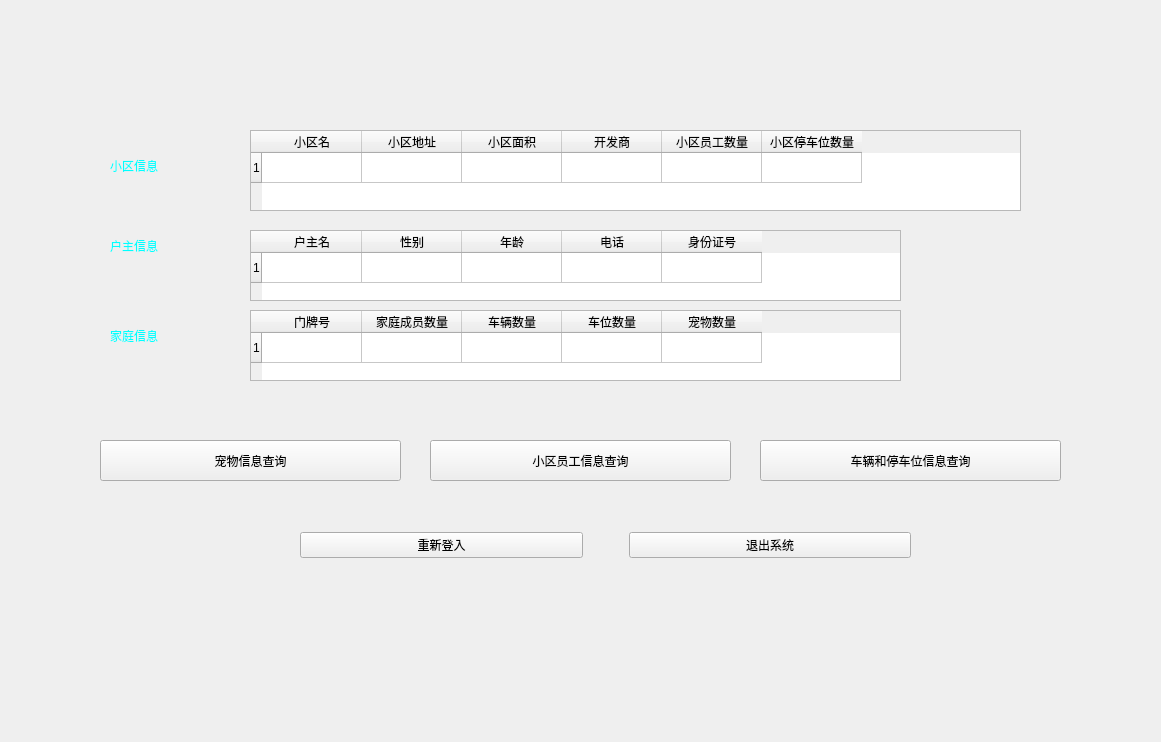
<?xml version="1.0" encoding="UTF-8"?>
<ui version="4.0">
 <class>Form</class>
 <widget class="QWidget" name="Form">
  <property name="geometry">
   <rect>
    <x>0</x>
    <y>0</y>
    <width>1161</width>
    <height>742</height>
   </rect>
  </property>
  <property name="minimumSize">
   <size>
    <width>1161</width>
    <height>742</height>
   </size>
  </property>
  <property name="maximumSize">
   <size>
    <width>1161</width>
    <height>742</height>
   </size>
  </property>
  <property name="windowTitle">
   <string>用户</string>
  </property>
  <property name="styleSheet">
   <string notr="true">#Form{border-image: url(:/background/background1.jpg);}</string>
  </property>
  <widget class="QTableWidget" name="tableWidget">
   <property name="geometry">
    <rect>
     <x>250</x>
     <y>130</y>
     <width>771</width>
     <height>81</height>
    </rect>
   </property>
   <property name="tabKeyNavigation">
    <bool>false</bool>
   </property>
   <property name="showDropIndicator" stdset="0">
    <bool>false</bool>
   </property>
   <property name="alternatingRowColors">
    <bool>true</bool>
   </property>
   <property name="selectionMode">
    <enum>QAbstractItemView::ExtendedSelection</enum>
   </property>
   <attribute name="verticalHeaderMinimumSectionSize">
    <number>30</number>
   </attribute>
   <row>
    <property name="text">
     <string>1</string>
    </property>
   </row>
   <column>
    <property name="text">
     <string>小区名</string>
    </property>
   </column>
   <column>
    <property name="text">
     <string>小区地址</string>
    </property>
   </column>
   <column>
    <property name="text">
     <string>小区面积</string>
    </property>
   </column>
   <column>
    <property name="text">
     <string>开发商</string>
    </property>
   </column>
   <column>
    <property name="text">
     <string>小区员工数量</string>
    </property>
   </column>
   <column>
    <property name="text">
     <string>小区停车位数量</string>
    </property>
   </column>
  </widget>
  <widget class="QTableWidget" name="tableWidget_2">
   <property name="geometry">
    <rect>
     <x>250</x>
     <y>230</y>
     <width>651</width>
     <height>71</height>
    </rect>
   </property>
   <property name="tabKeyNavigation">
    <bool>false</bool>
   </property>
   <property name="showDropIndicator" stdset="0">
    <bool>false</bool>
   </property>
   <property name="alternatingRowColors">
    <bool>true</bool>
   </property>
   <property name="selectionMode">
    <enum>QAbstractItemView::ExtendedSelection</enum>
   </property>
   <attribute name="verticalHeaderMinimumSectionSize">
    <number>30</number>
   </attribute>
   <row>
    <property name="text">
     <string>1</string>
    </property>
   </row>
   <column>
    <property name="text">
     <string>户主名</string>
    </property>
   </column>
   <column>
    <property name="text">
     <string>性别</string>
    </property>
   </column>
   <column>
    <property name="text">
     <string>年龄</string>
    </property>
   </column>
   <column>
    <property name="text">
     <string>电话</string>
    </property>
   </column>
   <column>
    <property name="text">
     <string>身份证号</string>
    </property>
   </column>
  </widget>
  <widget class="QTableWidget" name="tableWidget_3">
   <property name="geometry">
    <rect>
     <x>250</x>
     <y>310</y>
     <width>651</width>
     <height>71</height>
    </rect>
   </property>
   <property name="tabKeyNavigation">
    <bool>false</bool>
   </property>
   <property name="showDropIndicator" stdset="0">
    <bool>false</bool>
   </property>
   <property name="alternatingRowColors">
    <bool>true</bool>
   </property>
   <property name="selectionMode">
    <enum>QAbstractItemView::ExtendedSelection</enum>
   </property>
   <attribute name="verticalHeaderMinimumSectionSize">
    <number>30</number>
   </attribute>
   <row>
    <property name="text">
     <string>1</string>
    </property>
   </row>
   <column>
    <property name="text">
     <string>门牌号</string>
    </property>
   </column>
   <column>
    <property name="text">
     <string>家庭成员数量</string>
    </property>
   </column>
   <column>
    <property name="text">
     <string>车辆数量</string>
    </property>
   </column>
   <column>
    <property name="text">
     <string>车位数量</string>
    </property>
   </column>
   <column>
    <property name="text">
     <string>宠物数量</string>
    </property>
   </column>
  </widget>
  <widget class="QLabel" name="label">
   <property name="geometry">
    <rect>
     <x>110</x>
     <y>150</y>
     <width>131</width>
     <height>31</height>
    </rect>
   </property>
   <property name="styleSheet">
    <string notr="true">font: 18pt &quot;Arial&quot;;
color: rgb(0, 255, 255);
color: rgb(0, 255, 255);</string>
   </property>
   <property name="text">
    <string>小区信息</string>
   </property>
  </widget>
  <widget class="QLabel" name="label_2">
   <property name="geometry">
    <rect>
     <x>110</x>
     <y>230</y>
     <width>131</width>
     <height>31</height>
    </rect>
   </property>
   <property name="styleSheet">
    <string notr="true">font: 18pt &quot;Arial&quot;;
color: rgb(0, 255, 255);</string>
   </property>
   <property name="text">
    <string>户主信息</string>
   </property>
  </widget>
  <widget class="QLabel" name="label_3">
   <property name="geometry">
    <rect>
     <x>110</x>
     <y>320</y>
     <width>131</width>
     <height>31</height>
    </rect>
   </property>
   <property name="styleSheet">
    <string notr="true">font: 18pt &quot;Arial&quot;;
color: rgb(0, 255, 255);</string>
   </property>
   <property name="text">
    <string>家庭信息</string>
   </property>
  </widget>
  <widget class="QWidget" name="layoutWidget">
   <property name="geometry">
    <rect>
     <x>300</x>
     <y>520</y>
     <width>611</width>
     <height>51</height>
    </rect>
   </property>
   <layout class="QHBoxLayout" name="horizontalLayout_2" stretch="3,0,3">
    <item>
     <widget class="QPushButton" name="pushButton_5">
      <property name="styleSheet">
       <string notr="true">font: 16pt &quot;Arial&quot;;</string>
      </property>
      <property name="text">
       <string>重新登入</string>
      </property>
     </widget>
    </item>
    <item>
     <spacer name="horizontalSpacer">
      <property name="orientation">
       <enum>Qt::Horizontal</enum>
      </property>
      <property name="sizeHint" stdset="0">
       <size>
        <width>40</width>
        <height>20</height>
       </size>
      </property>
     </spacer>
    </item>
    <item>
     <widget class="QPushButton" name="pushButton_6">
      <property name="styleSheet">
       <string notr="true">font: 16pt &quot;Arial&quot;;</string>
      </property>
      <property name="text">
       <string>退出系统</string>
      </property>
     </widget>
    </item>
   </layout>
  </widget>
  <widget class="QPushButton" name="pushButton_3">
   <property name="geometry">
    <rect>
     <x>760</x>
     <y>440</y>
     <width>301</width>
     <height>41</height>
    </rect>
   </property>
   <property name="styleSheet">
    <string notr="true">font: 16pt &quot;Arial&quot;;</string>
   </property>
   <property name="text">
    <string>车辆和停车位信息查询</string>
   </property>
  </widget>
  <widget class="QPushButton" name="pushButton_2">
   <property name="geometry">
    <rect>
     <x>430</x>
     <y>440</y>
     <width>301</width>
     <height>41</height>
    </rect>
   </property>
   <property name="styleSheet">
    <string notr="true">font: 16pt &quot;Arial&quot;;</string>
   </property>
   <property name="text">
    <string>小区员工信息查询</string>
   </property>
  </widget>
  <widget class="QPushButton" name="pushButton">
   <property name="geometry">
    <rect>
     <x>100</x>
     <y>440</y>
     <width>301</width>
     <height>41</height>
    </rect>
   </property>
   <property name="styleSheet">
    <string notr="true">font: 16pt &quot;Arial&quot;;</string>
   </property>
   <property name="text">
    <string>宠物信息查询</string>
   </property>
  </widget>
 </widget>
 <resources>
  <include location="image/user.qrc"/>
 </resources>
 <connections/>
</ui>
